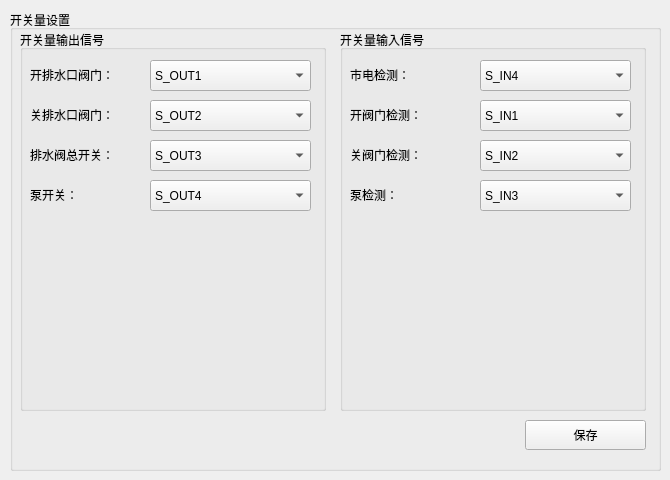
    <widget class="QWidget" name="page_9">
     <widget class="QGroupBox" name="gbox_io">
      <property name="geometry">
       <rect>
        <x>10</x>
        <y>10</y>
        <width>651</width>
        <height>461</height>
       </rect>
      </property>
      <property name="styleSheet">
       <string notr="true"/>
      </property>
      <property name="title">
       <string>开关量设置</string>
      </property>
      <widget class="QPushButton" name="btn_SaveIo">
       <property name="geometry">
        <rect>
         <x>515</x>
         <y>410</y>
         <width>121</width>
         <height>30</height>
        </rect>
       </property>
       <property name="text">
        <string>保存</string>
       </property>
       <property name="iconSize">
        <size>
         <width>120</width>
         <height>40</height>
        </size>
       </property>
      </widget>
      <widget class="QGroupBox" name="group_in">
       <property name="geometry">
        <rect>
         <x>330</x>
         <y>20</y>
         <width>306</width>
         <height>381</height>
        </rect>
       </property>
       <property name="title">
        <string>开关量输入信号</string>
       </property>
       <widget class="QLabel" name="label_74">
        <property name="geometry">
         <rect>
          <x>10</x>
          <y>30</y>
          <width>101</width>
          <height>30</height>
         </rect>
        </property>
        <property name="text">
         <string>市电检测：</string>
        </property>
        <property name="buddy">
         <cstring>comboIn_power</cstring>
        </property>
       </widget>
       <widget class="QComboBox" name="comboIn_power">
        <property name="geometry">
         <rect>
          <x>140</x>
          <y>30</y>
          <width>151</width>
          <height>31</height>
         </rect>
        </property>
        <property name="currentIndex">
         <number>3</number>
        </property>
        <item>
         <property name="text">
          <string>S_IN1</string>
         </property>
        </item>
        <item>
         <property name="text">
          <string>S_IN2</string>
         </property>
        </item>
        <item>
         <property name="text">
          <string>S_IN3</string>
         </property>
        </item>
        <item>
         <property name="text">
          <string>S_IN4</string>
         </property>
        </item>
        <item>
         <property name="text">
          <string>S_IN5</string>
         </property>
        </item>
        <item>
         <property name="text">
          <string>S_IN6</string>
         </property>
        </item>
       </widget>
       <widget class="QLabel" name="label_75">
        <property name="geometry">
         <rect>
          <x>10</x>
          <y>70</y>
          <width>101</width>
          <height>30</height>
         </rect>
        </property>
        <property name="text">
         <string>开阀门检测：</string>
        </property>
        <property name="buddy">
         <cstring>comboIn_power</cstring>
        </property>
       </widget>
       <widget class="QComboBox" name="comboIn_drain_open">
        <property name="geometry">
         <rect>
          <x>140</x>
          <y>70</y>
          <width>151</width>
          <height>31</height>
         </rect>
        </property>
        <property name="currentIndex">
         <number>0</number>
        </property>
        <item>
         <property name="text">
          <string>S_IN1</string>
         </property>
        </item>
        <item>
         <property name="text">
          <string>S_IN2</string>
         </property>
        </item>
        <item>
         <property name="text">
          <string>S_IN3</string>
         </property>
        </item>
        <item>
         <property name="text">
          <string>S_IN4</string>
         </property>
        </item>
        <item>
         <property name="text">
          <string>S_IN5</string>
         </property>
        </item>
        <item>
         <property name="text">
          <string>S_IN6</string>
         </property>
        </item>
       </widget>
       <widget class="QLabel" name="label_76">
        <property name="geometry">
         <rect>
          <x>10</x>
          <y>110</y>
          <width>101</width>
          <height>30</height>
         </rect>
        </property>
        <property name="text">
         <string>关阀门检测：</string>
        </property>
        <property name="buddy">
         <cstring>comboIn_power</cstring>
        </property>
       </widget>
       <widget class="QComboBox" name="comboIn_drain_close">
        <property name="geometry">
         <rect>
          <x>140</x>
          <y>110</y>
          <width>151</width>
          <height>31</height>
         </rect>
        </property>
        <property name="currentIndex">
         <number>1</number>
        </property>
        <item>
         <property name="text">
          <string>S_IN1</string>
         </property>
        </item>
        <item>
         <property name="text">
          <string>S_IN2</string>
         </property>
        </item>
        <item>
         <property name="text">
          <string>S_IN3</string>
         </property>
        </item>
        <item>
         <property name="text">
          <string>S_IN4</string>
         </property>
        </item>
        <item>
         <property name="text">
          <string>S_IN5</string>
         </property>
        </item>
        <item>
         <property name="text">
          <string>S_IN6</string>
         </property>
        </item>
       </widget>
       <widget class="QLabel" name="label_77">
        <property name="geometry">
         <rect>
          <x>10</x>
          <y>150</y>
          <width>101</width>
          <height>30</height>
         </rect>
        </property>
        <property name="text">
         <string>泵检测：</string>
        </property>
        <property name="buddy">
         <cstring>comboIn_power</cstring>
        </property>
       </widget>
       <widget class="QComboBox" name="comboIn_pump">
        <property name="geometry">
         <rect>
          <x>140</x>
          <y>150</y>
          <width>151</width>
          <height>31</height>
         </rect>
        </property>
        <property name="currentIndex">
         <number>2</number>
        </property>
        <item>
         <property name="text">
          <string>S_IN1</string>
         </property>
        </item>
        <item>
         <property name="text">
          <string>S_IN2</string>
         </property>
        </item>
        <item>
         <property name="text">
          <string>S_IN3</string>
         </property>
        </item>
        <item>
         <property name="text">
          <string>S_IN4</string>
         </property>
        </item>
        <item>
         <property name="text">
          <string>S_IN5</string>
         </property>
        </item>
        <item>
         <property name="text">
          <string>S_IN6</string>
         </property>
        </item>
       </widget>
      </widget>
      <widget class="QGroupBox" name="group_out">
       <property name="geometry">
        <rect>
         <x>10</x>
         <y>20</y>
         <width>306</width>
         <height>381</height>
        </rect>
       </property>
       <property name="title">
        <string>开关量输出信号</string>
       </property>
       <widget class="QLabel" name="label_67">
        <property name="geometry">
         <rect>
          <x>10</x>
          <y>70</y>
          <width>101</width>
          <height>30</height>
         </rect>
        </property>
        <property name="text">
         <string>关排水口阀门：</string>
        </property>
        <property name="buddy">
         <cstring>comboOut_drain_close</cstring>
        </property>
       </widget>
       <widget class="QLabel" name="label_68">
        <property name="geometry">
         <rect>
          <x>10</x>
          <y>110</y>
          <width>101</width>
          <height>30</height>
         </rect>
        </property>
        <property name="text">
         <string>排水阀总开关：</string>
        </property>
        <property name="buddy">
         <cstring>comboOut_drain_common</cstring>
        </property>
       </widget>
       <widget class="QComboBox" name="comboOut_drain_open">
        <property name="geometry">
         <rect>
          <x>130</x>
          <y>30</y>
          <width>161</width>
          <height>31</height>
         </rect>
        </property>
        <item>
         <property name="text">
          <string>S_OUT1</string>
         </property>
        </item>
        <item>
         <property name="text">
          <string>S_OUT2</string>
         </property>
        </item>
        <item>
         <property name="text">
          <string>S_OUT3</string>
         </property>
        </item>
        <item>
         <property name="text">
          <string>S_OUT4</string>
         </property>
        </item>
       </widget>
       <widget class="QLabel" name="label_66">
        <property name="geometry">
         <rect>
          <x>10</x>
          <y>30</y>
          <width>101</width>
          <height>30</height>
         </rect>
        </property>
        <property name="text">
         <string>开排水口阀门：</string>
        </property>
        <property name="buddy">
         <cstring>comboOut_drain_open</cstring>
        </property>
       </widget>
       <widget class="QComboBox" name="comboOut_drain_close">
        <property name="geometry">
         <rect>
          <x>130</x>
          <y>70</y>
          <width>161</width>
          <height>31</height>
         </rect>
        </property>
        <property name="currentIndex">
         <number>1</number>
        </property>
        <item>
         <property name="text">
          <string>S_OUT1</string>
         </property>
        </item>
        <item>
         <property name="text">
          <string>S_OUT2</string>
         </property>
        </item>
        <item>
         <property name="text">
          <string>S_OUT3</string>
         </property>
        </item>
        <item>
         <property name="text">
          <string>S_OUT4</string>
         </property>
        </item>
       </widget>
       <widget class="QComboBox" name="comboOut_drain_common">
        <property name="geometry">
         <rect>
          <x>130</x>
          <y>110</y>
          <width>161</width>
          <height>31</height>
         </rect>
        </property>
        <property name="currentIndex">
         <number>2</number>
        </property>
        <item>
         <property name="text">
          <string>S_OUT1</string>
         </property>
        </item>
        <item>
         <property name="text">
          <string>S_OUT2</string>
         </property>
        </item>
        <item>
         <property name="text">
          <string>S_OUT3</string>
         </property>
        </item>
        <item>
         <property name="text">
          <string>S_OUT4</string>
         </property>
        </item>
       </widget>
       <widget class="QComboBox" name="comboOut_pump">
        <property name="geometry">
         <rect>
          <x>130</x>
          <y>150</y>
          <width>161</width>
          <height>31</height>
         </rect>
        </property>
        <property name="currentIndex">
         <number>3</number>
        </property>
        <item>
         <property name="text">
          <string>S_OUT1</string>
         </property>
        </item>
        <item>
         <property name="text">
          <string>S_OUT2</string>
         </property>
        </item>
        <item>
         <property name="text">
          <string>S_OUT3</string>
         </property>
        </item>
        <item>
         <property name="text">
          <string>S_OUT4</string>
         </property>
        </item>
       </widget>
       <widget class="QLabel" name="label_73">
        <property name="geometry">
         <rect>
          <x>10</x>
          <y>150</y>
          <width>101</width>
          <height>30</height>
         </rect>
        </property>
        <property name="text">
         <string>泵开关：</string>
        </property>
        <property name="buddy">
         <cstring>comboOut_drain_common</cstring>
        </property>
       </widget>
      </widget>
     </widget>
    </widget>
